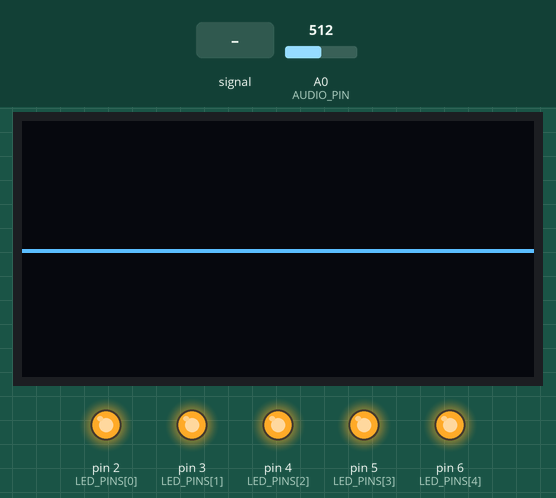
The sketch below on a simulated Teensy 4. Parts: 128×64 one-colour display, output pins drawn as LEDs (lit = HIGH). The inputs (shaded band) are chosen by the test bench; at power-on: A0 (AUDIO_PIN) = 512 (analog values on the 0–1023 scale). What the sketch prints to the serial monitor is not drawn.

Above: at 1.5 s.
1.6 s: A0 (AUDIO_PIN) fed a 200 Hz sine of ±81 counts around its level
At 1.88 s:
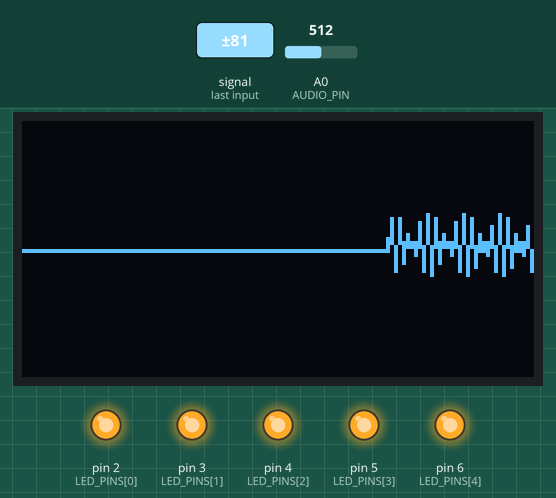
4.1 s: A0 (AUDIO_PIN) set to 513
At 5.5 s:
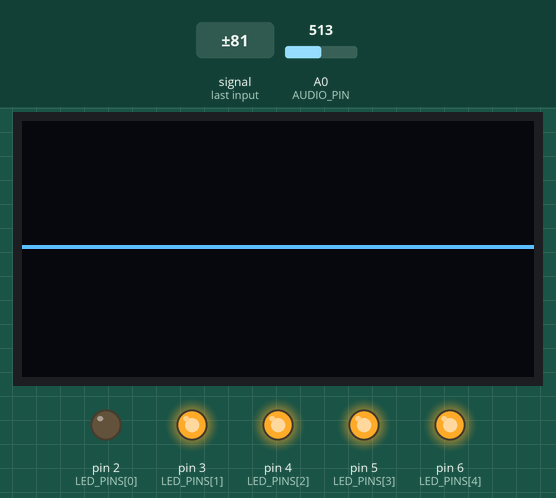
5.9 s: A0 (AUDIO_PIN) fed a 1000 Hz sine of ±255 counts around its level
At 6.45 s:
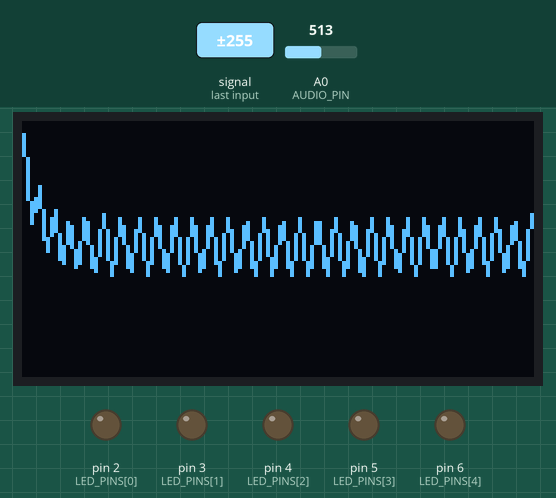
7.4 s: A0 (AUDIO_PIN) set to 170
At 8.2 s:
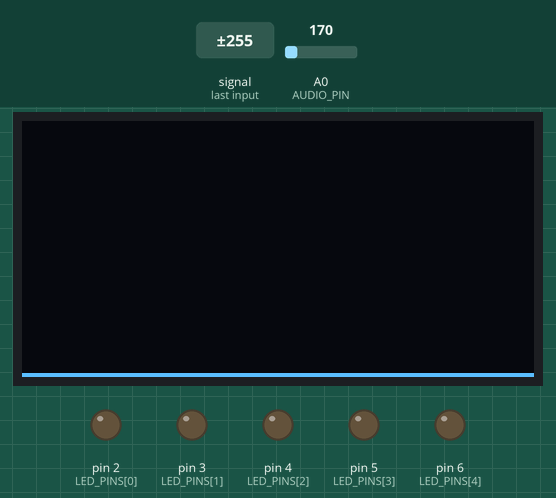
9.3 s: A0 (AUDIO_PIN) set to 190
At 10.7 s:
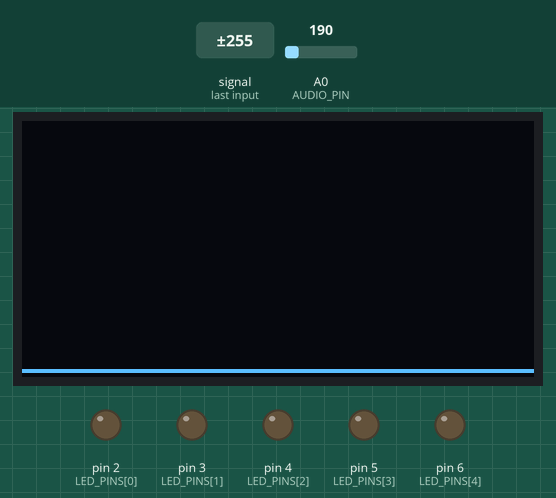
Timing chart, 0 to 12.1 s (numbered marks = the images above; inputs shaded):
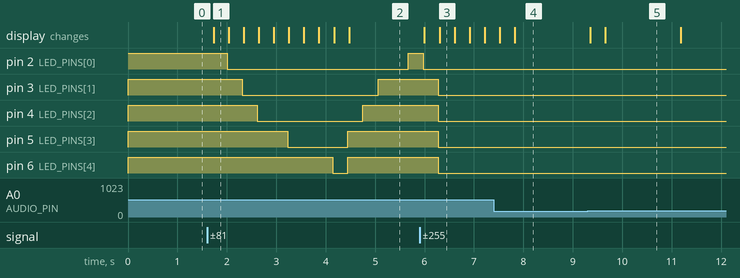

Measured:
- the behaviour switches between 512 and 513 on A0 (AUDIO_PIN) (found by bisection; images 1 and 2)
- after the input at 1.6 s, pin 2 (LED_PINS[0]): HIGH → LOW after 0.41 s; pin 3 (LED_PINS[1]): HIGH → LOW after 0.71 s; pin 4 (LED_PINS[2]): HIGH → LOW after 1.0 s; pin 5 (LED_PINS[3]): HIGH → LOW after 1.6 s; the display: changes after 0.13 s (image 1)
- after the input at 4.1 s, pin 2 (LED_PINS[0]): LOW → HIGH after 1.6 s; pin 3 (LED_PINS[1]): LOW → HIGH after 0.96 s; pin 4 (LED_PINS[2]): LOW → HIGH after 0.65 s; pin 5 (LED_PINS[3]): LOW → HIGH after 0.35 s
- after the input at 5.9 s, pin 2 (LED_PINS[0]): HIGH → LOW after 0.07 s; pin 3 (LED_PINS[1]), pin 4 (LED_PINS[2]), pin 5 (LED_PINS[3]), pin 6 (LED_PINS[4]): HIGH → LOW after 0.38 s; the display: first changes after 0.10 s (image 3 shows a later state)
- after the input at 9.3 s, the display: first changes after 0.05 s (image 5 shows a later state)
- what the display in image 5 shows lasts 1.5 s, from 9.7 s to 11.2 s

The sketch:

audio.ino
```cpp
// (licence header left out)
/*----------------------------------------------------------*\
| Includes
\*----------------------------------------------------------*/

#include <Arduino.h>
#include <SPI.h>
#include <U8g2lib.h>

/*----------------------------------------------------------*\
| Constants
\*----------------------------------------------------------*/

const int OLED_CS_PIN = 0;            // SSD1309 chip select
const int OLED_RESET_PIN = 1;         // SSD1309 reset
const int OLED_DC_PIN = 12;           // SSD1309 data/command
const int OLED_CLOCK_PIN = 13;        // SSD1309 clock
const int OLED_MOSI_PIN = 11;         // SSD1309 MOSI
const int AUDIO_PIN = A0;             // Audio input after onboard bias divider

const int LED_PINS[] = {2, 3, 4, 5, 6};
const int LED_COUNT = sizeof(LED_PINS) / sizeof(LED_PINS[0]);

const int ADC_BITS = 12;              // Teensy ADC resolution
const int ADC_MAX = (1 << ADC_BITS) - 1;
const int ADC_BIAS = ADC_MAX / 2;

const int SERIAL_BAUD = 115200;       // USB serial console rate
const int STARTUP_DELAY = 250;        // Small boot delay before first redraw

const int DISPLAY_WIDTH = 128;
const int DISPLAY_HEIGHT = 64;
const int DISPLAY_MIDLINE = DISPLAY_HEIGHT / 2;
const int ANTIALIAS_FACTOR = 2;       // Horizontal oversampling for smoother lines
const int SIGNAL_THRESHOLD = -180;    // Rough gate for "no signal"
const int SAMPLE_COUNT = DISPLAY_WIDTH * ANTIALIAS_FACTOR;
const int RANGE_AVERAGE_COUNT = 32;   // Moving average window for min/max tracking
const float RANGE_RELAX_FACTOR = 0.1f;
const int MIN_SIGNAL_SPAN = 48;       // Prevent tiny spans from collapsing the waveform
const int DRAW_DELAY_MS = 25;         // Prevents redraw flicker

const int LED_LEVEL_SMOOTHING = 3;    // Heavier smoothing => calmer level meter
const int LED_LEVEL_FLOOR = 24;       // Ignore low-level noise for bar graph
const int LED_LEVEL_CEILING = 180;    // Lower ceiling makes the meter more lively

/*----------------------------------------------------------*\
| Forward Declarations
\*----------------------------------------------------------*/

void initializeSerial();
void initializeAdc();
void initializePins();
void initializeDisplay();
void captureSample();
void updateTrackedRange(int value, int* current, short* history, int* index, bool trackMinimum);
void tuneRange();
void drawFrame();
void drawWaveform();
void drawIdleFrame();
void updateLevelMeter();
int readBucket(int x);
int mapSample(int value);
int computeFrameLevel();
void writeLedChannel(int index, bool enabled);

/*----------------------------------------------------------*\
| Variables
\*----------------------------------------------------------*/

U8G2_SSD1309_128X64_NONAME2_1_4W_SW_SPI display(
  U8G2_R0,
  OLED_CLOCK_PIN,
  OLED_MOSI_PIN,
  OLED_CS_PIN,
  OLED_DC_PIN,
  OLED_RESET_PIN
);
short audioSamples[SAMPLE_COUNT] = {0};
short minHistory[RANGE_AVERAGE_COUNT] = {0};
short maxHistory[RANGE_AVERAGE_COUNT] = {0};
int sampleIndex = 0;
int minHistoryIndex = 0;
int maxHistoryIndex = 0;
int trackedMin = ADC_MAX;
int trackedMax = -ADC_MAX;
int smoothedLevel = 0;

/*----------------------------------------------------------*\
| Entry Points
\*----------------------------------------------------------*/

void setup()
{
  initializeSerial();
  initializeAdc();
  initializePins();
  initializeDisplay();

  delay(STARTUP_DELAY);
}

void loop()
{
  captureSample();

  if (sampleIndex < SAMPLE_COUNT)
  {
    return;
  }

  sampleIndex = 0;
  tuneRange();
  drawFrame();
}

/*----------------------------------------------------------*\
| Functions
\*----------------------------------------------------------*/

void initializeSerial()
{
  Serial.begin(SERIAL_BAUD);

  while (!Serial && millis() < 2000)
  {
    delay(10);
  }
}

void initializeAdc()
{
  analogReadResolution(ADC_BITS);
  analogReadAveraging(8);
  pinMode(AUDIO_PIN, INPUT);
}

void initializePins()
{
  for (int led = 0; led < LED_COUNT; ++led)
  {
    pinMode(LED_PINS[led], OUTPUT);
    writeLedChannel(led, false);
  }
}

void initializeDisplay()
{
  display.begin();
  drawIdleFrame();

  Serial.println("audio display ready");
}

void captureSample()
{
  int value = analogRead(AUDIO_PIN) - ADC_BIAS;

  audioSamples[sampleIndex++] = value;
  updateTrackedRange(value, &trackedMin, minHistory, &minHistoryIndex, true);
  updateTrackedRange(value, &trackedMax, maxHistory, &maxHistoryIndex, false);
}

void updateTrackedRange(int value, int* current, short* history, int* index, bool trackMinimum)
{
  if ((trackMinimum && value < *current) || (!trackMinimum && value > *current))
  {
    *current = value;
  }

  history[*index] = *current;
  *index += 1;

  if (*index < RANGE_AVERAGE_COUNT)
  {
    return;
  }

  int sum = 0;

  for (int n = 0; n < RANGE_AVERAGE_COUNT; ++n)
  {
    sum += history[n];
  }

  *current = sum / RANGE_AVERAGE_COUNT;
  *index = 0;
}

void tuneRange()
{
  int localMin = ADC_MAX;
  int localMax = -ADC_MAX;

  for (int n = 0; n < SAMPLE_COUNT; ++n)
  {
    if (audioSamples[n] < localMin)
    {
      localMin = audioSamples[n];
    }

    if (audioSamples[n] > localMax)
    {
      localMax = audioSamples[n];
    }
  }

  if (localMin > trackedMin)
  {
    trackedMin += int(ceilf((localMin - trackedMin) * RANGE_RELAX_FACTOR));
  }

  if (localMax < trackedMax)
  {
    trackedMax -= int(ceilf((trackedMax - localMax) * RANGE_RELAX_FACTOR));
  }

  if (trackedMax <= trackedMin)
  {
    trackedMin = localMin;
    trackedMax = localMax + 1;
  }

  int span = max(abs(trackedMin), abs(trackedMax));
  span = max(span, MIN_SIGNAL_SPAN);
  trackedMin = -span;
  trackedMax = span;
}

void drawFrame()
{
  if (trackedMin >= SIGNAL_THRESHOLD)
  {
    drawIdleFrame();

    for (int led = 0; led < LED_COUNT; ++led)
    {
      writeLedChannel(led, false);
    }

    return;
  }

  if (DRAW_DELAY_MS > 0)
  {
    delay(DRAW_DELAY_MS);
  }

  updateLevelMeter();
  drawWaveform();
}

void drawWaveform()
{
  display.firstPage();

  do
  {
    int lastX = 0;
    int lastY = mapSample(readBucket(0));
    int smoothY = lastY;

    for (int x = 1; x < DISPLAY_WIDTH; ++x)
    {
      int y = (mapSample(readBucket(x)) + lastY + smoothY) / 3;
      display.drawLine(lastX, lastY, x, y);

      smoothY = lastY;
      lastY = y;
      lastX = x;
    }
  }
  while (display.nextPage());
}

int readBucket(int x)
{
  int sum = 0;

  for (int oversample = 0; oversample < ANTIALIAS_FACTOR; ++oversample)
  {
    int index = (x * ANTIALIAS_FACTOR) + oversample;
    sum += audioSamples[index];
  }

  return sum / ANTIALIAS_FACTOR;
}

void drawIdleFrame()
{
  display.firstPage();

  do
  {
    display.drawHLine(0, DISPLAY_MIDLINE, DISPLAY_WIDTH);
  }
  while (display.nextPage());
}

void updateLevelMeter()
{
  int frameLevel = computeFrameLevel();
  smoothedLevel = ((smoothedLevel * LED_LEVEL_SMOOTHING) + frameLevel) / (LED_LEVEL_SMOOTHING + 1);
  int litChannels = map(
    constrain(smoothedLevel, LED_LEVEL_FLOOR, LED_LEVEL_CEILING),
    LED_LEVEL_FLOOR,
    LED_LEVEL_CEILING,
    0,
    LED_COUNT
  );
  litChannels = constrain(litChannels, 0, LED_COUNT);

  for (int led = 0; led < LED_COUNT; ++led)
  {
    writeLedChannel(led, led < litChannels);
  }
}

int mapSample(int value)
{
  if (trackedMax <= trackedMin)
  {
    return DISPLAY_MIDLINE;
  }

  return constrain(
    map(value, trackedMin, trackedMax, DISPLAY_HEIGHT - 1, 0),
    0,
    DISPLAY_HEIGHT - 1
  );
}

int computeFrameLevel()
{
  long sum = 0;

  for (int n = 0; n < SAMPLE_COUNT; ++n)
  {
    sum += abs(audioSamples[n]);
  }

  return int(sum / SAMPLE_COUNT);
}

void writeLedChannel(int index, bool enabled)
{
  digitalWrite(LED_PINS[index], enabled ? LOW : HIGH);
}
```
